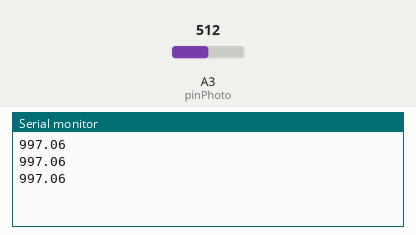
This sketch was run on a simulated Arduino Uno, built with avr-gcc and run on an emulated ATmega328P. Parts: the last lines printed to the serial monitor. Inputs (shaded band) come from the test bench; at power-on: A3 (pinPhoto) = 512.

Above: at 1.3 s.
1.4 s: A3 (pinPhoto) set to 0
At 1.9 s:
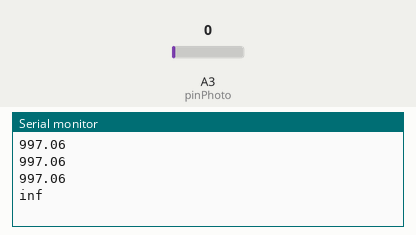
3.5 s: A3 (pinPhoto) set to 122
At 3.9 s:
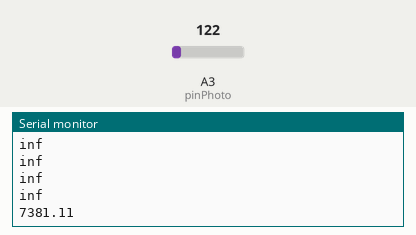

Measured:
- after the input at 1.4 s, the serial monitor: prints a new line after 0.10 s (image 1)
- after the input at 3.5 s, the serial monitor: prints a new line at once (image 2)

The sketch:

photoresistance_cor.ino
```cpp
int pinPhoto = 3;
int n;
float R2 = 1000.;
float U0 = 5.;

void setup(){
  Serial.begin(115200);
}

void loop(void) {
  n = analogRead(pinPhoto);
  Serial.println(R2*((U0 / (0.00489*n)) - 1.)); //Calcul de R1
  delay(500);  //Attente de 500ms donc environ 2 mesures par seconde
}
```
